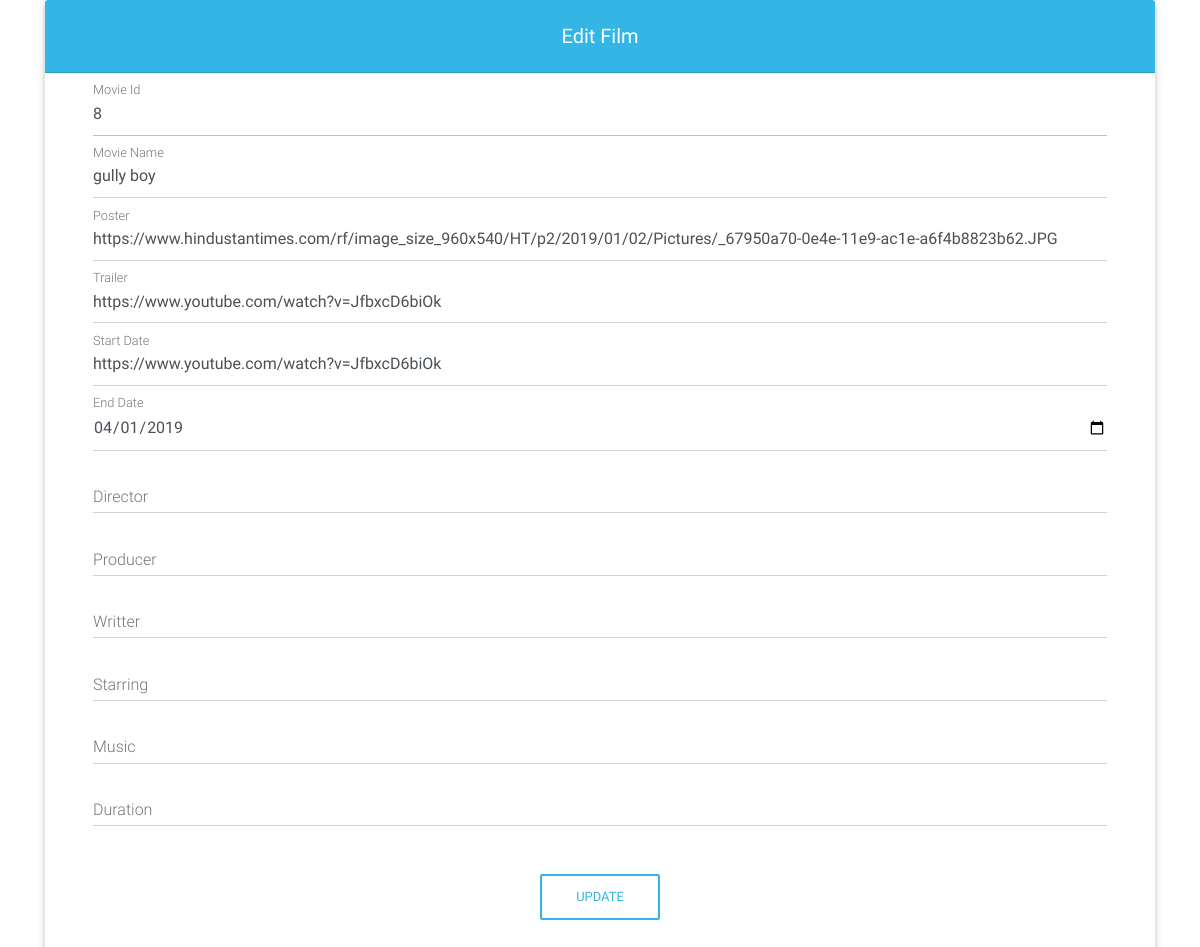
The app's page /modify_film.php?id=8 with its own data.
### tables this page shows
CREATE TABLE `film` (
  `film_id` int(5) NOT NULL,
  `film_name` varchar(30) NOT NULL,
  `poster` varchar(1000) NOT NULL,
  `trailer` varchar(1000) NOT NULL,
  `start_date` date NOT NULL,
  `end_date` date NOT NULL
);

### modify_film.php (the view, shortened to what this page needs)
<!DOCTYPE html>
<html>
<head>
	<link rel="stylesheet" type="text/css" href="css/bootstrap.min.css">
	<link rel="stylesheet" type="text/css" href="css/mdb.min.css">
<?php
		require ("connection.php");
		$id=$_GET['id'];
		$query="select * from film where film_id=".$id."";
        $result=mysqli_query($db,$query);
        while($row=mysqli_fetch_array($result))
{
	$id=$row[0];
        $name=$row[1];
         $poster=$row[2];
          $trailer=$row[3];
           $end=$row[5];
            $Director=$row[6];
		$Producer=$row[7];
		$Writter=$row[8];
		$Starring=$row[9];
		$Music=$row[10];
		$Duration=$row[11];
    }
	 ?>
</head>
<body>
<div class="container">
<div class="card">
  <h5 class="card-header info-color white-text text-center py-4">
    <strong>Edit Film</strong>
  </h5>
  <div class="card-body px-lg-5 pt-0">
		<form class="text-center" style="color: #757575;" method="post" action="">
      <div class="md-form">
        <input type="number" name="id" value="<?php echo $id; ?>" readonly class="form-control">
        <label for="materialLoginFormEmail">Movie Id</label>
      </div>
      <div class="md-form">
        <input type="text" name="movie_name" value="<?php echo $name; ?>" class="form-control">
        <label >Movie Name</label>
			</div>
			<div class="md-form">
        <input type="text" name="movie_poster" value="<?php echo $poster; ?>" class="form-control">
        <label for="materialLoginFormEmail">Poster</label>
      </div>
      <div class="md-form">
        <input type="text" name="movie_trailer" value="<?php echo $trailer; ?>" class="form-control">
        <label >Trailer</label>
			</div>
			<div class="md-form">
        <input type="text" name="movie_trailer" value="<?php echo $trailer; ?>" class="form-control">
        <label for="materialLoginFormEmail">Start Date</label>
      </div>
      <div class="md-form">
        <input type="date" name="movie_end" value="<?php echo $end; ?>" class="form-control">
        <label >End Date</label>
			</div>
			<div class="md-form">
        <input type="text" name="Director" value="<?php echo $Director; ?>" class="form-control">
        <label >Director</label>
			</div>
			<div class="md-form">
        <input type="text" name="Producer" value="<?php echo $Producer; ?>" class="form-control">
        <label >Producer</label>
			</div>
			<div class="md-form">
        <input type="text" name="Writter" value="<?php echo $Writter; ?>" class="form-control">
        <label >Writter</label>
			</div>
			<div class="md-form">
        <input type="text" name="Starring" value="<?php echo $Starring; ?>" class="form-control">
        <label >Starring</label>
			</div>
			<div class="md-form">
        <input type="text" name="Music" value="<?php echo $Music; ?>" class="form-control">
        <label >Music</label>
			</div>
			<div class="md-form">
        <input type="text" name="Duration" value="<?php echo $Duration; ?>" class="form-control">
        <label >Duration</label>
			</div>
			<input type="submit" class="btn btn-outline-info btn-rounded btn-block my-4 waves-effect z-depth-0" name="submit_button" id="submit-btn" value="Update">
    </form>
  </div>
</div>
</div>
</body>
</html>

### records on screen
film: id "8", movie_name "gully boy", movie_poster "https://www.hindustantimes.com/rf/image_size_960x540/HT/p2/2019/01/02/Pictures/_67950a70-0e4e-11e9-ac1e-a6f4b8823b62.JPG", movie_trailer "https://www.youtube.com/watch?v=JfbxcD6biOk", movie_end "04/01/2019"
